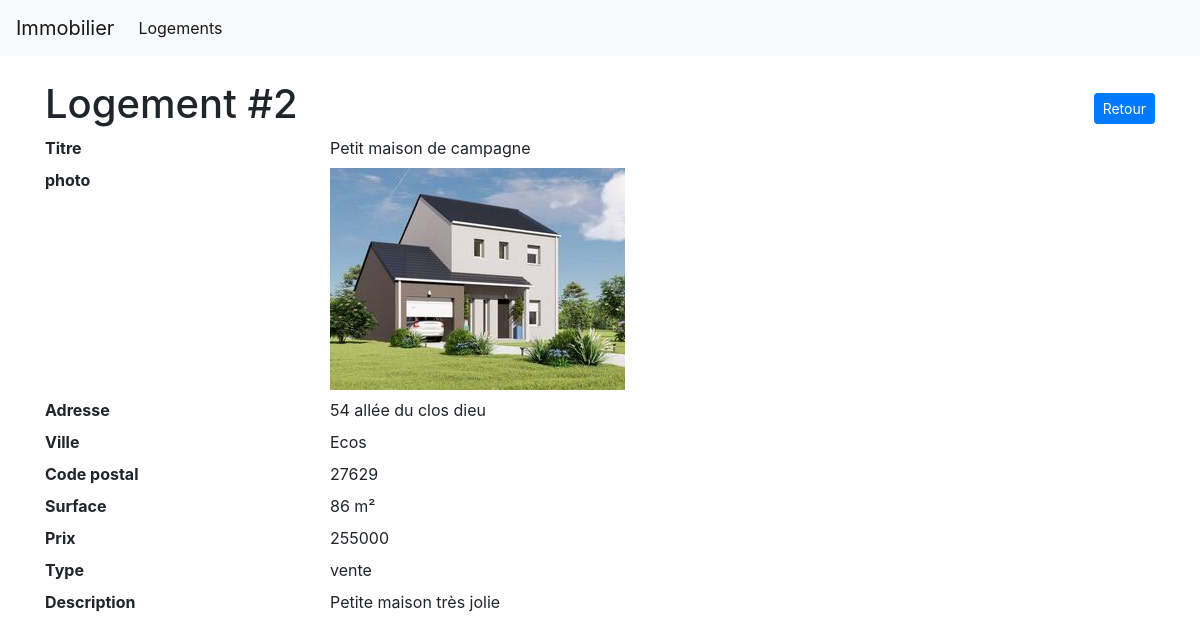
The app's page /index.php?page=logement&id=2 with its own data.
### tables this page shows
CREATE TABLE `logement` (
  `id_logement` int(3) NOT NULL,
  `titre` varchar(45) NOT NULL,
  `adresse` varchar(45) NOT NULL,
  `ville` varchar(45) NOT NULL,
  `cp` int(5) NOT NULL,
  `surface` int(5) NOT NULL,
  `prix` int(10) NOT NULL,
  `photo` varchar(255) DEFAULT NULL,
  `type` varchar(255) NOT NULL,
  `description` text NOT NULL
);

### controller/logementController.php (called while the page is built, shortened)
<?php
require('model/logementModel.php');
function showLogement(){
    $logement = getLogement(clean_data($_GET['id']));
    include ('view/oneLogementView.php');
}

### model/logementModel.php (called while the page is built, shortened)
<?php
function getLogement($id){
    $db = getDB();
    $req = $db->prepare('SELECT * FROM logement WHERE id_logement = :id');
    $req->bindParam(':id', $id);
    $req->execute();
    return $req->fetch();
}

### view/oneLogementView.php (the view, shortened to what this page needs)
<div class="row">
    <div class="col d-flex justify-content-between align-items-center">
        <h1>Logement #<?= $logement['id_logement'] ?></h1>
        <a class="btn btn-primary btn-sm" href="index.php?page=logements">Retour</a>
    </div>
</div>
<dl class="row">
    <dt class="col-3">Titre</dt>
    <dd class="col-9"><?= $logement['titre'] ?></dd>
    <dt class="col-3">photo</dt>
    <dd class="col-9">
        <img class="img-fluid" src="public/images/<?= $logement['photo'] ?>" alt="Photo">
    </dd>
    <dt class="col-3">Adresse</dt>
    <dd class="col-9"><?= $logement['adresse'] ?></dd>
    <dt class="col-3">Ville</dt>
    <dd class="col-9"><?= $logement['ville'] ?></dd>
    <dt class="col-3">Code postal</dt>
    <dd class="col-9"><?= $logement['cp'] ?></dd>
    <dt class="col-3">Surface</dt>
    <dd class="col-9"><?= $logement['surface']." m²" ?></dd>
    <dt class="col-3">Prix</dt>
    <dd class="col-9"><?= $logement['prix'] ?></dd>
    <dt class="col-3">Type</dt>
    <dd class="col-9"><?= $logement['type'] ?></dd>
    <dt class="col-3">Description</dt>
    <dd class="col-9"><?= $logement['description'] ?></dd>
</dl>
<?php
require('view/template.php');
?>

### records on screen
logement: id_logement "2", titre "Petit maison de campagne", photo (picture), adresse "54 allée du clos dieu", ville "Ecos", cp "27629", surface "86", prix "255000", type "vente", description "Petite maison très jolie"
